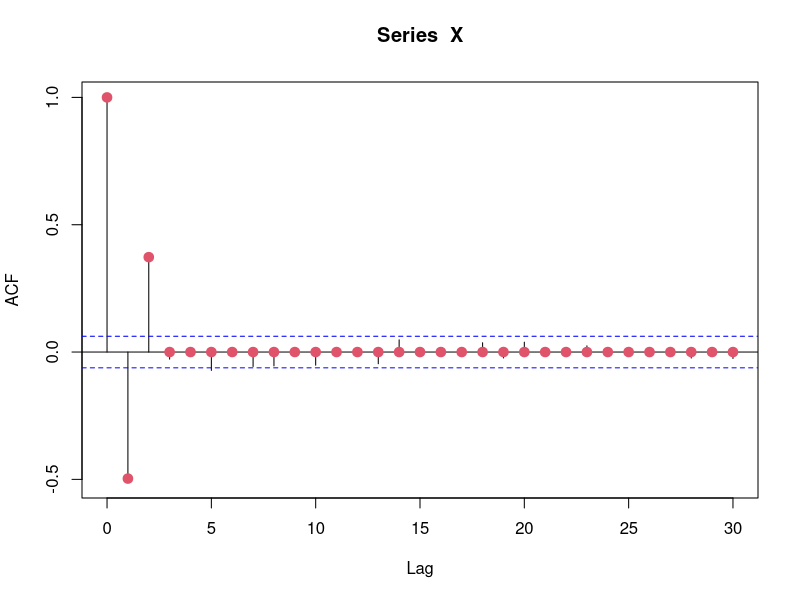
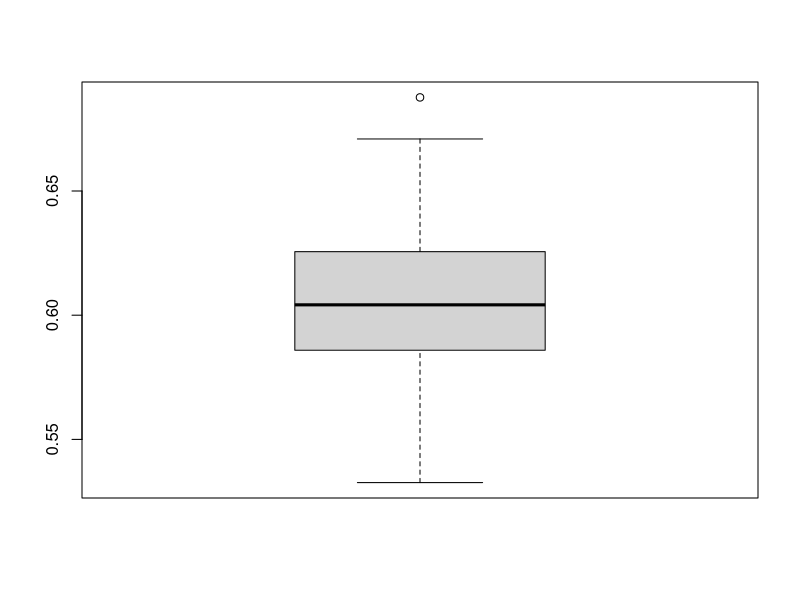

Reproduce these figures in R, in order.
# TODO: Add comment
# 
# Author: Thibault
###############################################################################

MA2<-function(n,theta1,theta2){
	X<-rep(0,n)
	Z<-rnorm(n,0,1)
	X[1]<-Z[1]
	X[2]<-theta1*Z[1]+Z[2]
	for (j in 3:n){
		X[j]<-Z[j]+theta1*Z[j-1]+theta2*Z[j-2]
	}
	return(ts(X))
}

theta1<-(-0.5)
theta2<-(0.6)
X<-MA2(1000,theta1,theta2)
acfx<-acf(X)
gamma2.ar<-rep(0,31)
gamma2.ar[1]<-1
gamma2.ar[2]<-theta1*(theta2+1)/(1+theta1**2+theta2**2)
gamma2.ar[3]<-theta2/(1+theta1**2+theta2**2)
points(seq(0,30,1),gamma2.ar,"p",col=2,lwd=3,pch=19)

THETA1<-rep(0,100)
THETA2<-rep(0,100)
for (j in 1:100){
	X<-MA2(500,theta1,theta2)
	THETA1[j]<-arima(X,order=c(0,0,2))$coef[[1]]
	THETA2[j]<-arima(X,order=c(0,0,2))$coef[[2]]
}
boxplot(list(THETA2))



